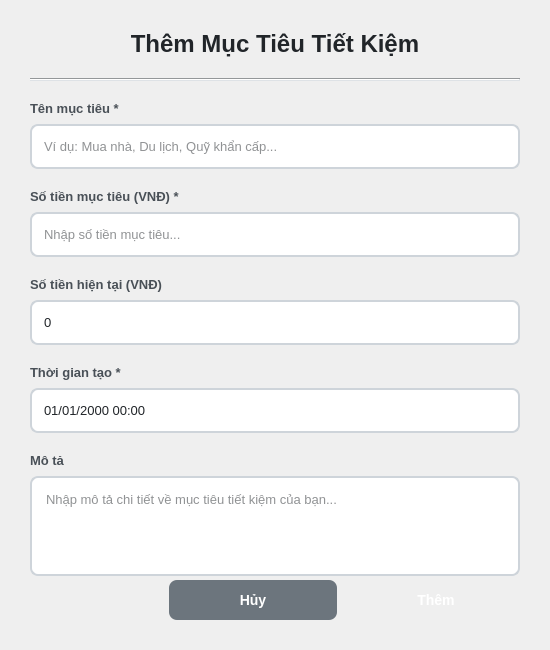
<?xml version="1.0" encoding="UTF-8"?>
<ui version="4.0">
 <class>AddSavingDialog</class>
 <widget class="QDialog" name="AddSavingDialog">
  <property name="geometry">
   <rect>
    <x>0</x>
    <y>0</y>
    <width>550</width>
    <height>650</height>
   </rect>
  </property>
  <property name="minimumSize">
   <size>
    <width>550</width>
    <height>650</height>
   </size>
  </property>
  <property name="maximumSize">
   <size>
    <width>550</width>
    <height>650</height>
   </size>
  </property>
  <property name="windowTitle">
   <string>Quản lý Tiết Kiệm</string>
  </property>
  <property name="styleSheet">
   <string notr="true">QDialog {
    background: qlineargradient(x1:0, y1:0, x2:0, y2:1,
                                stop:0 #f8f9fa, stop:1 #e9ecef);
}

QLabel {
    font-size: 13px;
    font-weight: 500;
    color: #495057;
}

QLabel#titleLabel {
    font-size: 24px;
    font-weight: 700;
    color: #212529;
}

QLineEdit, QTextEdit, QDateTimeEdit {
    padding: 10px;
    border: 2px solid #ced4da;
    border-radius: 8px;
    background: white;
    font-size: 13px;
    color: #212529;
}

QLineEdit:focus, QTextEdit:focus, QDateTimeEdit:focus {
    border-color: #4ECDC4;
    outline: none;
}

QDateTimeEdit::drop-down {
    border: none;
    width: 30px;
}

QDateTimeEdit::down-arrow {
    width: 12px;
    height: 12px;
}

QPushButton {
    padding: 12px 24px;
    border: none;
    border-radius: 8px;
    font-size: 14px;
    font-weight: 600;
    min-width: 120px;
}

QPushButton#submitButton {
    background: qlineargradient(x1:0, y1:0, x2:1, y2:0,
                                stop:0 #4ECDC4, stop:1 #44A39B);
    color: white;
}

QPushButton#submitButton:hover {
    background: qlineargradient(x1:0, y1:0, x2:1, y2:0,
                                stop:0 #44A39B, stop:1 #3A8B84);
}

QPushButton#cancelButton {
    background: #6c757d;
    color: white;
}

QPushButton#cancelButton:hover {
    background: #5a6268;
}

QFrame#separatorLine {
    background-color: #dee2e6;
    max-height: 1px;
}</string>
  </property>
  <layout class="QVBoxLayout" name="verticalLayout">
   <property name="spacing">
    <number>20</number>
   </property>
   <property name="leftMargin">
    <number>30</number>
   </property>
   <property name="topMargin">
    <number>30</number>
   </property>
   <property name="rightMargin">
    <number>30</number>
   </property>
   <property name="bottomMargin">
    <number>30</number>
   </property>
   <item>
    <widget class="QLabel" name="titleLabel">
     <property name="text">
      <string>Thêm Mục Tiêu Tiết Kiệm</string>
     </property>
     <property name="alignment">
      <set>Qt::AlignCenter</set>
     </property>
    </widget>
   </item>
   <item>
    <widget class="QFrame" name="separatorLine">
     <property name="frameShape">
      <enum>QFrame::HLine</enum>
     </property>
     <property name="frameShadow">
      <enum>QFrame::Sunken</enum>
     </property>
    </widget>
   </item>
   <item>
    <layout class="QVBoxLayout" name="nameLayout">
     <property name="spacing">
      <number>8</number>
     </property>
     <item>
      <widget class="QLabel" name="nameLabel">
       <property name="text">
        <string>Tên mục tiêu *</string>
       </property>
      </widget>
     </item>
     <item>
      <widget class="QLineEdit" name="nameLineEdit">
       <property name="minimumSize">
        <size>
         <width>0</width>
         <height>45</height>
        </size>
       </property>
       <property name="placeholderText">
        <string>Ví dụ: Mua nhà, Du lịch, Quỹ khẩn cấp...</string>
       </property>
      </widget>
     </item>
    </layout>
   </item>
   <item>
    <layout class="QVBoxLayout" name="targetAmountLayout">
     <property name="spacing">
      <number>8</number>
     </property>
     <item>
      <widget class="QLabel" name="targetAmountLabel">
       <property name="text">
        <string>Số tiền mục tiêu (VNĐ) *</string>
       </property>
      </widget>
     </item>
     <item>
      <widget class="QLineEdit" name="targetAmountLineEdit">
       <property name="minimumSize">
        <size>
         <width>0</width>
         <height>45</height>
        </size>
       </property>
       <property name="placeholderText">
        <string>Nhập số tiền mục tiêu...</string>
       </property>
      </widget>
     </item>
    </layout>
   </item>
   <item>
    <layout class="QVBoxLayout" name="currentAmountLayout">
     <property name="spacing">
      <number>8</number>
     </property>
     <item>
      <widget class="QLabel" name="currentAmountLabel">
       <property name="text">
        <string>Số tiền hiện tại (VNĐ)</string>
       </property>
      </widget>
     </item>
     <item>
      <widget class="QLineEdit" name="currentAmountLineEdit">
       <property name="minimumSize">
        <size>
         <width>0</width>
         <height>45</height>
        </size>
       </property>
       <property name="text">
        <string>0</string>
       </property>
       <property name="placeholderText">
        <string>Nhập số tiền đã tiết kiệm...</string>
       </property>
      </widget>
     </item>
    </layout>
   </item>
   <item>
    <layout class="QVBoxLayout" name="dateTimeLayout">
     <property name="spacing">
      <number>8</number>
     </property>
     <item>
      <widget class="QLabel" name="dateTimeLabel">
       <property name="text">
        <string>Thời gian tạo *</string>
       </property>
      </widget>
     </item>
     <item>
      <widget class="QDateTimeEdit" name="dateTimeEdit">
       <property name="minimumSize">
        <size>
         <width>0</width>
         <height>45</height>
        </size>
       </property>
       <property name="calendarPopup">
        <bool>true</bool>
       </property>
       <property name="displayFormat">
        <string>dd/MM/yyyy HH:mm</string>
       </property>
      </widget>
     </item>
    </layout>
   </item>
   <item>
    <layout class="QVBoxLayout" name="descriptionLayout">
     <property name="spacing">
      <number>8</number>
     </property>
     <item>
      <widget class="QLabel" name="descriptionLabel">
       <property name="text">
        <string>Mô tả</string>
       </property>
      </widget>
     </item>
     <item>
      <widget class="QTextEdit" name="descriptionTextEdit">
       <property name="minimumSize">
        <size>
         <width>0</width>
         <height>100</height>
        </size>
       </property>
       <property name="maximumSize">
        <size>
         <width>16777215</width>
         <height>100</height>
        </size>
       </property>
       <property name="placeholderText">
        <string>Nhập mô tả chi tiết về mục tiêu tiết kiệm của bạn...</string>
       </property>
      </widget>
     </item>
    </layout>
   </item>
   <item>
    <spacer name="verticalSpacer">
     <property name="orientation">
      <enum>Qt::Vertical</enum>
     </property>
     <property name="sizeHint" stdset="0">
      <size>
       <width>20</width>
       <height>10</height>
      </size>
     </property>
    </spacer>
   </item>
   <item>
    <layout class="QHBoxLayout" name="buttonLayout">
     <property name="spacing">
      <number>15</number>
     </property>
     <item>
      <spacer name="horizontalSpacer">
       <property name="orientation">
        <enum>Qt::Horizontal</enum>
       </property>
       <property name="sizeHint" stdset="0">
        <size>
         <width>40</width>
         <height>20</height>
        </size>
       </property>
      </spacer>
     </item>
     <item>
      <widget class="QPushButton" name="cancelButton">
       <property name="text">
        <string>Hủy</string>
       </property>
      </widget>
     </item>
     <item>
      <widget class="QPushButton" name="submitButton">
       <property name="text">
        <string>Thêm</string>
       </property>
      </widget>
     </item>
    </layout>
   </item>
  </layout>
 </widget>
 <resources/>
 <connections/>
</ui>
